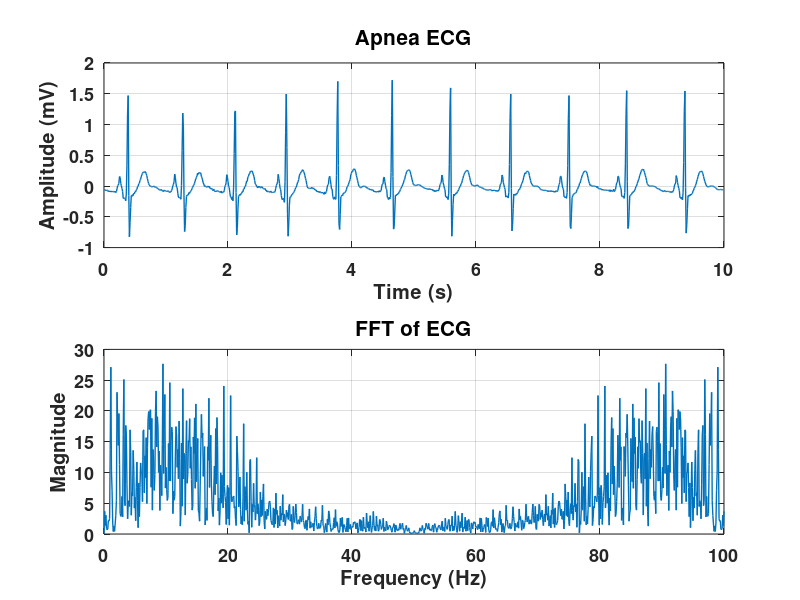
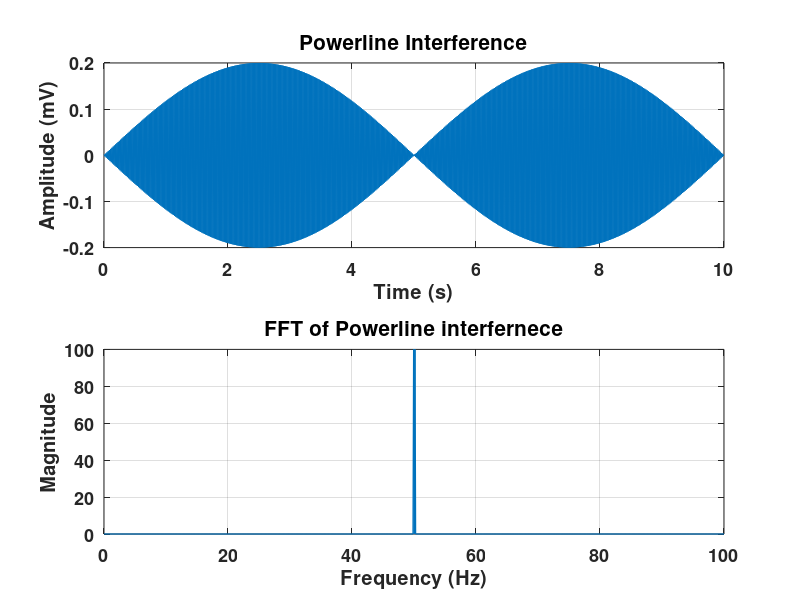
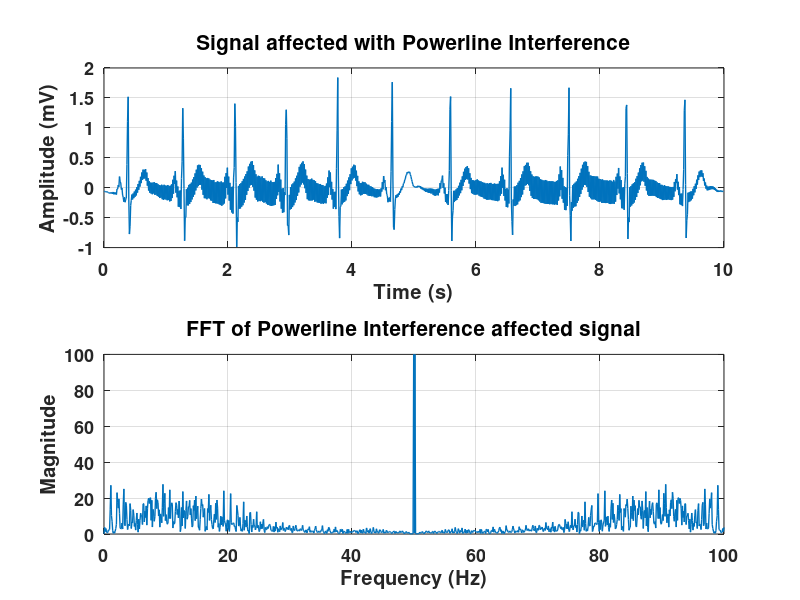

MATLAB code to generate these figures, in order: (Note: this script raises an error after producing the figures.)
clc;
% close all; 
clear;

fs = 100;
t=0:(1/fs):10-(1/fs);
f = linspace(0, fs, 1000);
load('a01m');

figure(1);

subplot(2, 1, 1);
x = val(:,:);
x = x/200;
plot(t, x, 'linewidth', 1);
set(gca, 'fontsize', 13, 'fontweight', 'bold');
title('Apnea ECG', 'fontsize', 15);
xlabel('Time (s)');
ylabel('Amplitude (mV)');
grid on;

subplot(2, 1, 2);
fftx = abs(fft(x));
plot(f, fftx, 'linewidth', 1);
set(gca, 'fontsize', 13, 'fontweight', 'bold');
title('FFT of ECG', 'fontsize', 15);
xlabel('Frequency (Hz)');
ylabel('Magnitude');
grid on;

figure(2);

subplot(2, 1, 1);
noise_powerline = 0.2*sin(2*pi*49.9*t);
plot(t, noise_powerline, 'linewidth', 1);
set(gca, 'fontsize', 13, 'fontweight', 'bold');
title('Powerline Interference', 'fontsize', 15);
xlabel('Time (s)');
ylabel('Amplitude (mV)');
grid on;

subplot(2, 1, 2);
plot(f, abs(fft(noise_powerline)), 'linewidth', 1);
set(gca, 'fontsize', 13, 'fontweight', 'bold');
title('FFT of Powerline interfernece', 'fontsize', 15);
xlabel('Frequency (Hz)');
ylabel('Magnitude');
grid on;

figure(3);

subplot(2, 1, 1);
powerline_affected_ecg = x + noise_powerline;
plot(t, powerline_affected_ecg, 'linewidth', 1);
set(gca, 'fontsize', 13, 'fontweight', 'bold');
title('Signal affected with Powerline Interference', 'fontsize', 15);
xlabel('Time (s)');
ylabel('Amplitude (mV)');
grid on;

subplot(2, 1, 2);
plot(f, abs(fft(powerline_affected_ecg)), 'linewidth', 1);
set(gca, 'fontsize', 13, 'fontweight', 'bold');
title('FFT of Powerline Interference affected signal', 'fontsize', 15);
xlabel('Frequency (Hz)');
ylabel('Magnitude');
grid on;

figure(4);
x_filtered = filter(cheby1_lpf, powerline_affected_ecg);

subplot(2, 1, 1);
plot(t, x_filtered, 'linewidth', 1);
set(gca, 'fontsize', 13, 'fontweight', 'bold');
title('Chebyshev 1 Signal with Powerline Interference filtered', 'fontsize', 15);
xlabel('Time (s)');
ylabel('Amplitude (mV)');
grid on;

subplot(2, 1, 2);
plot(f, abs(fft(x_filtered)), 'linewidth', 1);
set(gca, 'fontsize', 13, 'fontweight', 'bold');
title('FFT of Filtered signal', 'fontsize', 15);
xlabel('Frequency (Hz)');
ylabel('Magnitude');
grid on;

figure(5);

subplot(2, 1, 1);
noise_baseline = 0.5*sin(2*pi*0.5*t);
baseline_affected_ecg = x + noise_baseline;
plot(t, baseline_affected_ecg, 'linewidth', 1);
set(gca, 'fontsize', 13, 'fontweight', 'bold');
title('Signal affected with Baseline Wander', 'fontsize', 15);
xlabel('Time (s)');
ylabel('Amplitude (mV)');
grid on;

subplot(2, 1, 2);
plot(f, abs(fft(baseline_affected_ecg)), 'linewidth', 1);
set(gca, 'fontsize', 13, 'fontweight', 'bold');
title('FFT of Baseline Wander affected signal', 'fontsize', 15);
xlabel('Frequency (Hz)');
ylabel('Magnitude');
grid on;

figure(6);
x_filtered = filter(cheby1_hpf, baseline_affected_ecg);

subplot(2, 1, 1);
plot(t, x_filtered, 'linewidth', 1);
set(gca, 'fontsize', 13, 'fontweight', 'bold');
title('Signal with Baseline Wander filtered', 'fontsize', 15);
xlabel('Time (s)');
ylabel('Amplitude (mV)');
grid on;

subplot(2, 1, 2);
plot(f, abs(fft(x_filtered)), 'linewidth', 1);
set(gca, 'fontsize', 13, 'fontweight', 'bold');
title('FFT of Filtered signal', 'fontsize', 15);
xlabel('Frequency (Hz)');
ylabel('Magnitude');
grid on;

